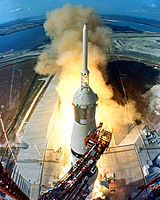
#> input picture src/lib/glfs-web/app/templates/plugins/ckeditor/samples/old/assets/sample.jpg, 160 x 200 px
$ python crop.py ../glfs-web/app/templates/plugins/ckeditor/samples/old/assets/sample.jpg out.png   (Python 2 division)
#> lines starting #> are read from the running program, lines starting #| are printed output that depends on the picture
#! /bin/python
# encoding: utf-8
from PIL import Image
import os
import sys

input_folder =r"d:\1"
output_folder = r"d:\\"
def crop_file(input_file,output_file,pattern = "RGB"):
#> called with pattern = 'RGB'
    icon = Image.open(input_file).convert(pattern)
#> icon is the input picture: PIL image 160x200 RGB; mean R, G, B 125.9, 128, 115.7
    base_ratio_x = 1.0 * 3840 / 2160
    base_ratio_y = 1.0 / base_ratio_x
    xratio = 1.0 * icon.size[0] / icon.size[1]
#> xratio = 0.8
    yratio = 1.0 * icon.size[1] / icon.size[0]
#> yratio = 1.25

    if icon.width > icon.height:
        base_ratio = base_ratio_x
        if xratio > base_ratio:
            dest = (int(3840 / 2), int(yratio * 3840 / 2))
        else:
            dest = (int(2160 * xratio / 2), int(2160 / 2))
    else:
        base_ratio = base_ratio_y
        if yratio > base_ratio:
            dest = (int(2160 / 2), int(yratio * 2160 / 2))
#> dest = (1080, 1350)
        else:
            dest = (int(3840 * xratio / 2), int(3840 / 2))

    icon = icon.resize(dest, resample=1)
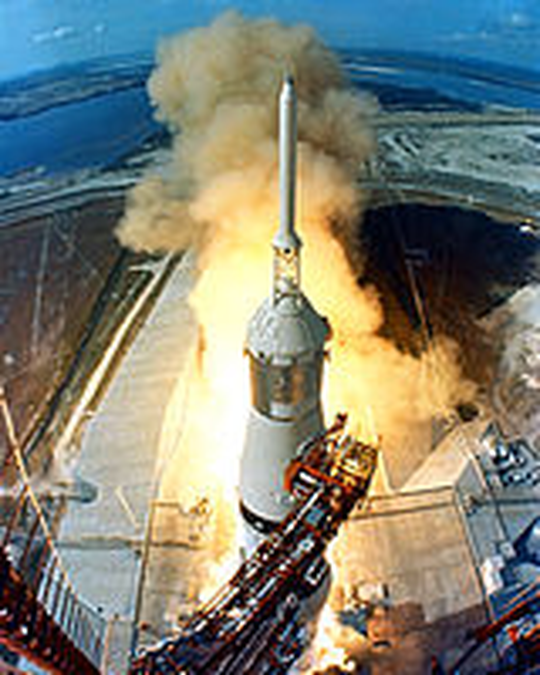
#> icon: PIL image 1080x1350 RGB (shown at 1/2 size); mean R, G, B 125.9, 128, 115.7
    icon.thumbnail((dest[0], dest[1]), resample=1)
    icon.save(output_file)

def crop(input_folder, output_folder, pattern = "art"):
    for dir,_,files in os.walk(input_folder):
        print input_folder
        index = 1
        for f in files:
            input_file = os.path.join(input_folder,f)
            _,file_ext = os.path.splitext(f)
            output_file = os.path.join(output_folder,"%s_%d.png"%(pattern,index))
            print input_file,output_file
            crop_file(input_file,output_file)
            index += 1


print 'job done'

if __name__ == "__main__":
    input= input_folder
    if len(sys.argv) > 1:
        input = sys.argv[1]
        if os.path.isfile(input):
            output = os.path.join(os.path.dirname(input),"out_"+os.path.basename(input))
            crop_file(input,output)
            sys.exit(0)
#> (the program exits here)
